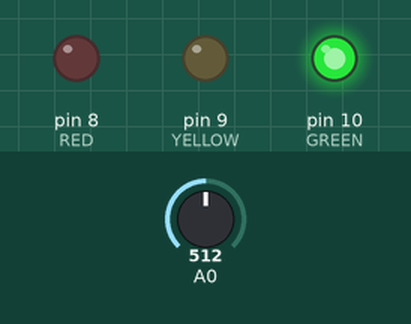
Simulated run of this sketch. Board: Arduino Uno, built with avr-gcc and run on an emulated ATmega328P. On the bench: output pins drawn as LEDs (lit = HIGH). The inputs (shaded band) are chosen by the test bench; at power-on: A0 = 512.

Above: at 1.2 s.
1.3 s: A0 set to 609
2.8 s: A0 set to 641
At 3.9 s:
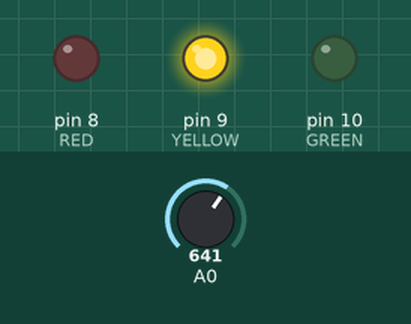
4.3 s: A0 set to 812
5.8 s: A0 set to 842
At 6.2 s:
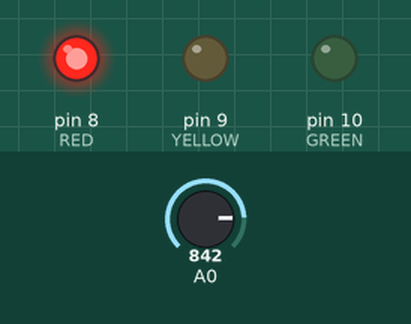
7.3 s: A0 set to 716
At 8.5 s:
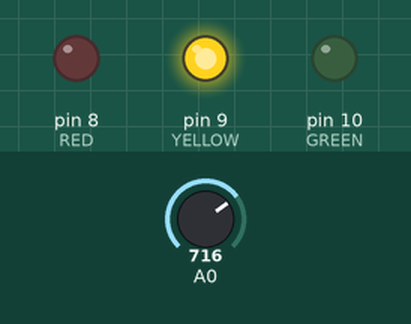
8.8 s: A0 set to 900
At 9.7 s:
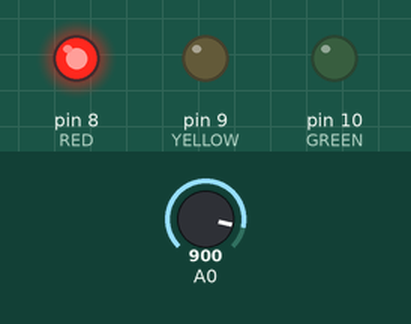
Timing chart, 0 to 11.3 s (numbered marks = the images above; inputs shaded):
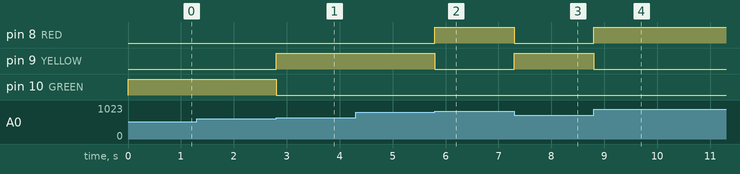

The sketch:

if_a.ino
```cpp
const int RED = 8;
const int YELLOW = 9;
const int GREEN = 10;

void setup() {
  pinMode(RED, OUTPUT);
  pinMode(YELLOW, OUTPUT);
  pinMode(GREEN, OUTPUT);
}

void loop() {
  // อ่านอุณหภูมิ 0 ถึง 100 °C จากเซนเซอร์ที่ขา A0
  int temp = map(analogRead(A0), 0, 1023, 0, 100);

  if (temp > 80) {
    digitalWrite(RED, HIGH);      // ร้อนเกิน
    digitalWrite(YELLOW, LOW);
    digitalWrite(GREEN, LOW);
  } else if (temp > 60) {
    digitalWrite(RED, LOW);
    digitalWrite(YELLOW, HIGH);   // อุ่น
    digitalWrite(GREEN, LOW);
  } else {
    digitalWrite(RED, LOW);
    digitalWrite(YELLOW, LOW);
    digitalWrite(GREEN, HIGH);    // ปกติ
  }
}
```

Measured:
- the behaviour switches between 624 and 625 on A0 (found by bisection; images 0 and 1)
- the behaviour switches between 828 and 829 on A0 (found by bisection; images 1 and 2)
- after the input at 1.3 s, every drawn part: stays the same
- after the input at 2.8 s, pin 9 (YELLOW): LOW → HIGH at once; pin 10 (GREEN): HIGH → LOW at once
- after the input at 4.3 s, every drawn part: stays the same
- after the input at 5.8 s, pin 8 (RED): LOW → HIGH at once; pin 9 (YELLOW): HIGH → LOW at once
- after the input at 7.3 s, pin 8 (RED): HIGH → LOW at once; pin 9 (YELLOW): LOW → HIGH at once
- after the input at 8.8 s, pin 8 (RED): LOW → HIGH at once; pin 9 (YELLOW): HIGH → LOW at once
